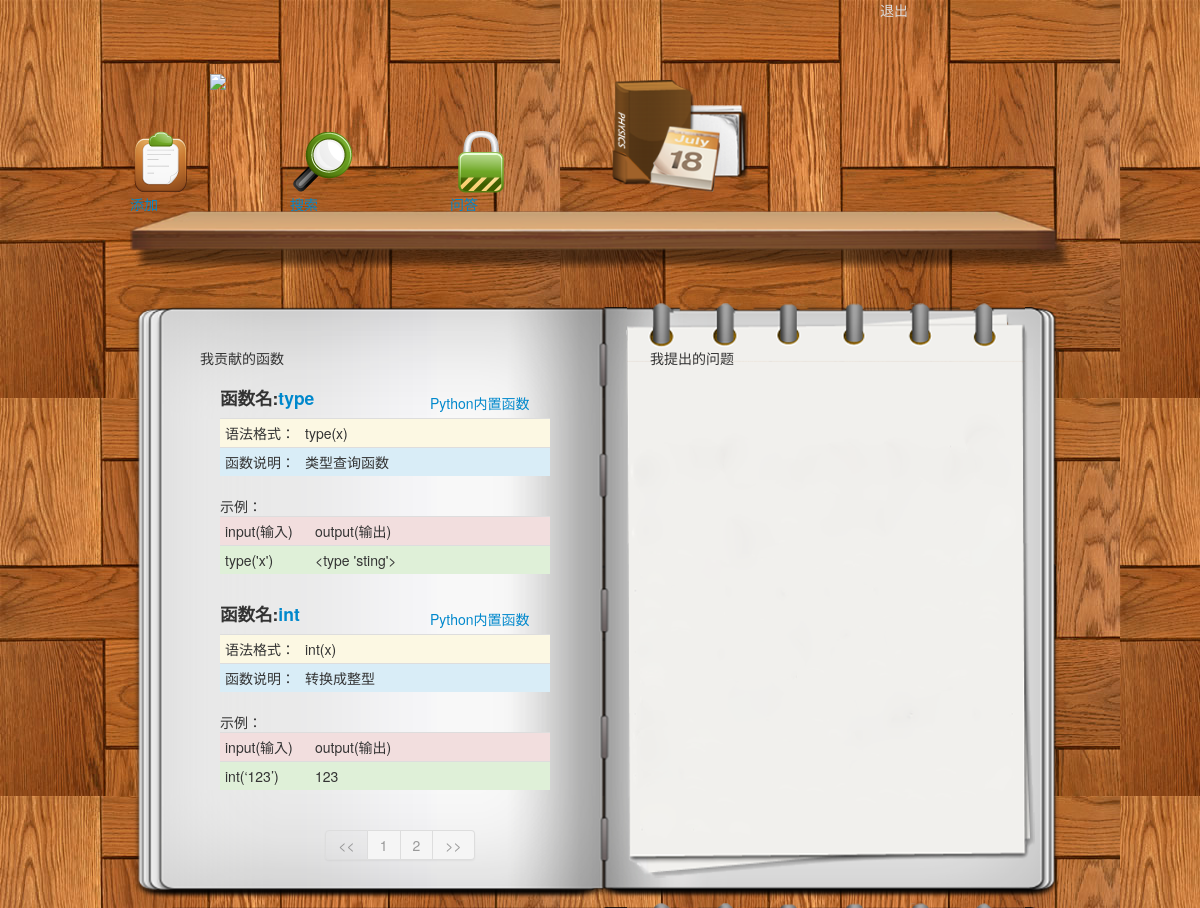
Screenshot of /addfunct/show_funcall/ (signed in) with the database file from the repository.
### app/models.py (models this page shows, shortened)
class Funct(models.Model):
    name = models.CharField(max_length=20)
    format = models.CharField(max_length=50)
    intro = models.TextField()
    inputs = models.CharField(max_length=50)
    outputs = models.CharField(max_length=50)
    time = models.DateTimeField(auto_now_add=True)
    user = models.ForeignKey(User)
    module = models.ForeignKey(Module)
    like = models.ManyToManyField(User,related_name='like',blank=True,null=True)

class Module(models.Model):
    name = models.CharField(max_length=100)

### app/views.py (the view)
# urls.py: url(r'^addfunct/show_funcall/$',show_funcall),
def show_funcall(request):
    if request.user.is_authenticated():
        headimg = request.session.get('headimg')
        fun_list = Funct.objects.filter(user=request.user).order_by('-id')
        paginator = Paginator(fun_list, 2) # Show 25 contacts per page
        f_list = range(1,paginator.num_pages+1)
        page = request.GET.get('page')
        try:
            functs = paginator.page(page)
        except PageNotAnInteger:
            functs = paginator.page(1)
        except EmptyPage:
            functs = paginator.page(paginator.num_pages)
        return render_to_response('show_funcall.html',locals())

### app/templates/show_funcall.html (shortened to what this page needs)
{% extends "base.html" %}
{% block content %}
<div class="row" style="margin-top:50px;">
     <div class="span5 offset1" style="margin-left:120px;">
         <div class="row">
         <p>我贡献的函数</p>
         </div>
         {%for funct in functs%}
        <div class="row">
       <div class="span3">
        <h4>函数名:<a href="/search/detail/?id={{funct.id}}" >{{funct.name}}</a> </h4>
       </div>
       <div class="span2" style="margin-left:-10px;margin-top:15px;">
         <a  onclick="document.mk.submit();" >{{funct.module.name}}</a>
       </div>
      </div>
      <div>
        <table class="table table-condensed" style="width:330px;">
            <tr class="warning">
              <td style="width:70px">语法格式：</td>
              <td>{{funct.format}}</td>
            </tr>
            <tr class="info">
              <td>函数说明：</td>
              <td>{{funct.intro}}</td>
            </tr>
        </table>
        示例：
         <table class="table table-condensed" style="width:330px;">
            <tr class="error">
              <td style="width:80px">input(输入)</td>
              <td>output(输出)</td>
            </tr>
            <tr class="success">
              <td>{{funct.inputs}}</td>
              <td>{{funct.outputs}}</td>
            </tr>
        </table>
      </div>
       {%endfor%}
        <div class="row">
        <div class="pagination pagination-centered">
          <ul>
           {% if functs.has_previous %}
            <li class="active"><a href="/addfunct/show_funcall/?page={{ functs.previous_page_number }}"><<</a></li>
            {% else %}
            <li class="disabled"><a ><<</a></li>
            {% endif %}
            {% for i in f_list %}
              {% if i == funts.number %}
            <li class="disabled"><a >{{i}}</a></li>
               {% else %}
            <li class="active"><a href="/addfunct/show_funcall/?page={{i}}">{{i}}</a></li>
               {% endif %}
              {% endfor %}
            {% if functs.has_next %}
            <li class="active"><a href="/addfunct/show_funcall/?page={{ functs.next_page_number }}">>></a></li>
               {% else%}
           <li class="disabled"><a >>></a></li>
               {% endif %}
          </ul>
        </div>
      </div>
     </div>
     <div class="span5 "  >
       <div class="row" style="margin-left:30px;">
         <p>我提出的问题</p>
       </div>
     </div>
</div>
{% endblock %}

### rows the page displays
Funct: name "type", module.name "Python内置函数", format "type(x)", intro "类型查询函数", inputs "type('x')", outputs "<type 'sting'>"
Funct: name "int", module.name "Python内置函数", format "int(x)", intro "转换成整型", inputs "int(‘123’)", outputs "123"

### other values shown
{{ i }} "1" "2"
